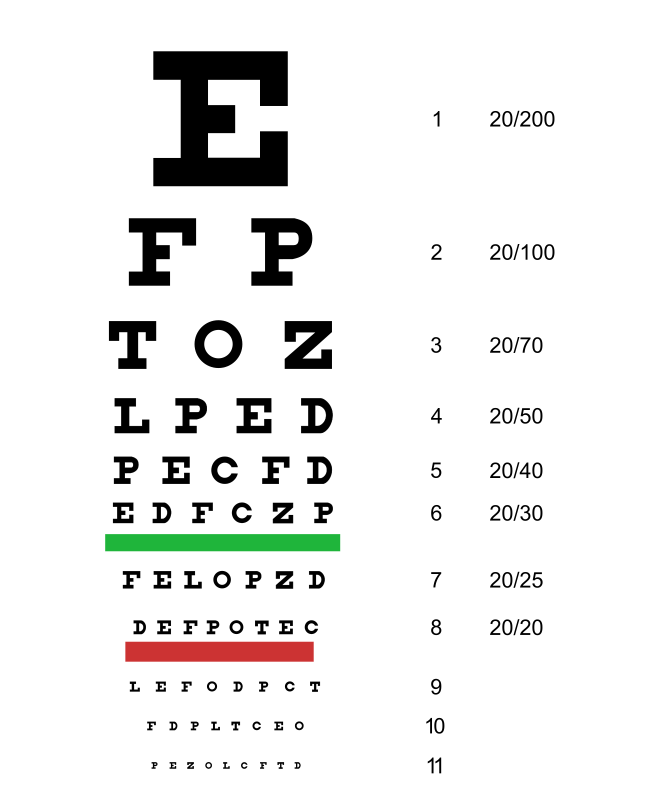
#> input picture images/Snellen_chart.png, 1303 x 1624 px (shown at 1/2 size)
$ jupyter execute Geometric_Defocus.ipynb
#> lines starting #> are read from the running program, lines starting #| are printed output that depends on the picture; after the words box and inside, x2 and y2 are one past the last pixel; in counts of white or black regions, pixels touching at a corner belong together
## Theoretical Myopic and Hyperopic Defocus

Note that this section is not in Goodman and is just me deriving things.

In order to obtain a clear image at infinity, a photo-detector must be placed behind a lens at the distance where parallel incoming rays converge. By photo-detector we mean any image capturing device, such as a CCD, a film, or a bioligical retina. When the photo-detector is placed too close or too far, the image will start to become blurry. But how blurry exactly?

Since we want our results to generalize to the human eye, we also need to track index of refractions carefully. We use a simplified model as follows. Light starts in free space, passes through a lens with focal length $f$ and aperture diameter $d$, passes into a new material with index-of-refraction $n$, then travels a distance $z=L+\Delta L$ before hitting a photo-detector, where $L$ is the true convergence distance and $\Delta L$ is the error in photo-detector placement.

For a photo-detector placed at the convergence distance $L$, each angle of incoming light should theoretically converge to an infinitesimal point. However, the incorrect placement at $\Delta L$ causes light to spread out into a cone with angle $\alpha$ and vertical spread $\Delta y$. For small angles we have $\alpha = \Delta y / \Delta L$.

By ray-tracing the edges of this cone back through the convergence point $L$ towards the aperture edge $d$, we can also see that $\alpha = d/L$. Combining the two equations lets us elminate $\alpha$ and derive an expression for $\Delta y$:

$$\Delta y = d \frac{\Delta L}{L}$$

However, knowing the spread on a photo-detector in distance units isn't particularly useful, as intuitively the coordinates in an image have angular units. To convert this to an angular spread, we need to relate photo-detector positions to incoming ray angles.

Suppose we are at a height $y$ on the photo-detector. The angle of origination $\theta$ can be derived from a ray of light that passes through the free-space focal point, intersects a height $y$ on the lens, then travels straight towards the photo-detector. The index-of-refraction has no effect, since the ray is straight after passing through the lens. Since the lens inverts the image, we have the following relation:

$$\theta = -y/f$$

This relation implies the angular spread is given by:

$$\Delta \theta = -\frac{1}{f} \Delta y = -\frac{d}{f} \frac{\Delta L}{L}$$

This is useful as it relates errors in angular resolution to errors in axial length. However, an even more useful relation would with respect to errors in correction power. For instance, suppose we were curious what the world looked like with 0.25D of myopic blur. How would we calculate that?

Recall the definition of corrective power:

$$P = \frac{1}{f}$$

We need to write this in terms of $L$ in order to derive how errors in $\Delta L$ relate to errors in $\Delta P$. Therefore we need to derive a relation between $f$ and $L$.

Suppose an incoming straight ray intersects the lens at height $y$. Let $\theta_0$ be the angle it would have bent in free space, and $\theta$ be the true angle in the new medium. Assuming small angles we have:

$$\theta_0 = \frac{y}{f}, \theta = \frac{y}{L}$$

We can relate these two angles using Snells Law:

$$\theta_0 = n \theta$$

This implies:

$$\frac{y}{f} = n \frac{y}{L} \implies \frac{1}{f} = \frac{n}{L}$$

Therefore the relation between $P$ and $L$ becomes:

$$P = \frac{n}{L}$$

We can use this expression to relate errors in photo-detector distance to errors in corrective power. By taking the derivative and approximating with differentials we get the following:

$$\frac{dP}{dL} = -\frac{n}{L^2}$$

$$\Delta P = -\frac{n}{L} \frac{\Delta L}{L}$$

$$\frac{\Delta L}{L} = -\frac{L}{n} \Delta P = -f \Delta P$$

Substituting this into the expression for $\Delta \theta$ gives us a nice simplified expression:

$$\Delta \theta
= d \Delta P$$

According to Google the pupil size is anywhere from 2-8mm depending on lighting conditions. When converting this equation into arc-minutes we get around 3.4 arc-minutes per (mm diopter), so a quarter diopter of refractive error would result in around 1.7 - 6.9 arc-minutes of angular blur depending on lighting conditions. This seems about right, given the 20/20 line is 5 arc-minutes tall, and anecdotally people can read 20/20 with slight under-correction in bright lighting but not dim lighting.

# Simulating Myopic Defocus

The image below is an example of a Snellen Chart taken from the [Reduced Lens Wiki](https://wiki.reducedlens.org/wiki/Snellen_chart). The 20/20 line in this chart is 28 pixels tall and represents 5 arc-minutes of blur. Therefore we can use a 28/5 ratio when scaling arc-minutes into pixels to do a blur convolution. It's possible to do custom convolutions in python with [opencv](https://opencv24-python-tutorials.readthedocs.io/en/latest/py_tutorials/py_imgproc/py_filtering/py_filtering.html#d-convolution-image-filtering).

[cell 1]
import cv2
import numpy as np
import math
from matplotlib import pyplot as plt

img = cv2.imread('images/Snellen_chart.png')
#> img is the input picture: shape (1624, 1303, 3); mean B, G, R 235.9, 236.8, 236.7

pupils = [.002, .004, .008]
diopters = 0.25
rad2am = 360 / (2*np.pi) * 60
am2px = 28/5
epsilon = 1e-8

plt.figure(figsize=(12,15), dpi=200)
plt.subplot(221),plt.imshow(img),plt.title('Original')
plt.xticks([]), plt.yticks([])

for i,pupil in enumerate(pupils):
    d = int(pupil * diopters * rad2am * am2px)
    kernel = np.zeros((d,d),np.float32)
    delta = 2/(d-1)
    x,y = np.mgrid[-1:1+epsilon:delta, -1:1+epsilon:delta]
    kernel[(x**2+y**2<=1)] = 1
    kernel /= kernel.sum()
    dst = cv2.filter2D(img,-1,kernel)
    plt.subplot(220+i+2),plt.imshow(dst),plt.title(f'pupil diameter = {int(pupil*1000)}mm')
    plt.xticks([]), plt.yticks([])
#> this loop made 3 passes
#> pass 1, `dst = cv2.filter2D(img,-1,kernel)`:
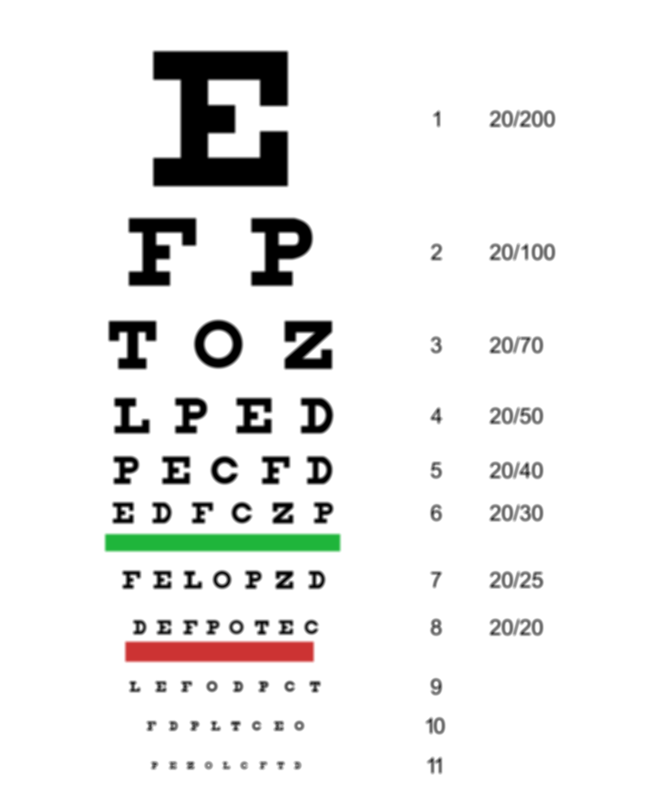
#> dst: shape (1624, 1303, 3) (shown at 1/2 size); mean B, G, R 235.9, 236.8, 236.7
#> pass 2, `dst = cv2.filter2D(img,-1,kernel)`:
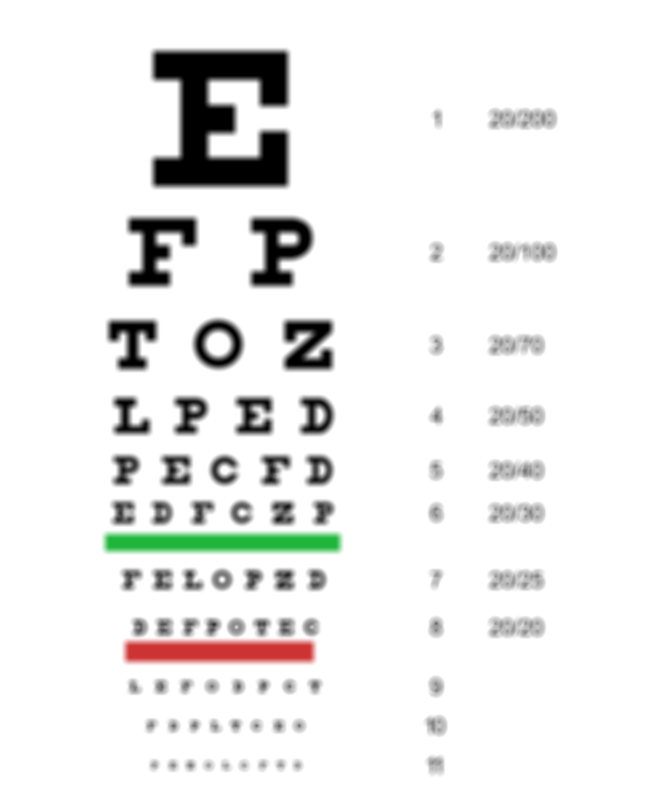
#> dst: shape (1624, 1303, 3) (shown at 1/2 size); mean B, G, R 235.9, 236.8, 236.7
#> pass 3, `dst = cv2.filter2D(img,-1,kernel)`:
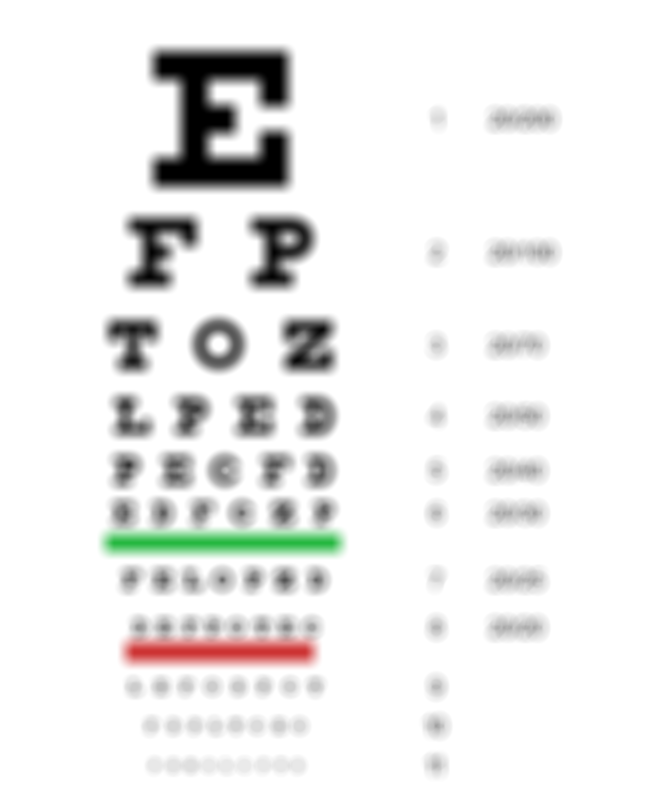
#> dst: shape (1624, 1303, 3) (shown at 1/2 size); mean B, G, R 235.9, 236.8, 236.7
#> after the loop:
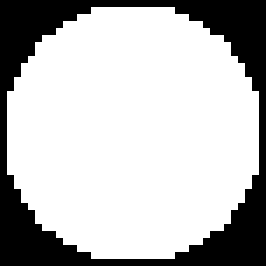
#> kernel: shape (38, 38) float32 (shown 7 times larger); values 0 (black) and 0.000943 (white), 73.4% white; 1 black region, box (x1, y1, x2, y2) and area: (0, 0, 38, 38) 384
plt.suptitle('Quarter Diopter of Myopic Error', fontsize=16)
plt.tight_layout()
plt.savefig('images/myopic_defocus.png')
#> figure, not shown here; B, G, R data is drawn as R, G, B
plt.show()

# Pure Astigmatic Defocus

The geometric argument above is the same for astigmatism, in which we assume only a single directional axis has error $\Delta \theta$ while the perpendicular axis is in focus. We can simulate astigmatic refractive error by placing a convex cylindrical lens behind a correctly focusing lens. Note the aperture is still a circle, even though the extra lens bends light cylindrically.

If the cylinder applies correction along an axis $\phi$, note that the all points on the perpendicular axis $\phi+\pi/2$ which pass through the middle of the cylindrical lens still focus correctly. This means the convolution, while line-segment shaped, does not have equal weighting throughout the line. Rather, weights along the line segment are proportional to the chord length of the perpendicular axis $\sqrt{r^2-h^2}$. Note this is different to the myopic case, where every point on the circle had the same weight.

[cell 2]
import cv2
import numpy as np
from matplotlib import pyplot as plt
from scipy.ndimage import gaussian_filter

img = cv2.imread('images/Snellen_chart.png')

pupils = [.002, .004, .008]
diopters = 0.25
rad2am = 360 / (2*np.pi) * 60
am2px = 28/5
epsilon = 1e-8

plt.figure(figsize=(12,15), dpi=200)
plt.subplot(221),plt.imshow(img),plt.title('Original')
plt.xticks([]), plt.yticks([])

for i,pupil in enumerate(pupils):
    d = int(pupil * diopters * rad2am * am2px/2)*2+1 # make it an odd number
    center = int((d-1)/2)
    kernel = np.zeros((d,d),np.float32)

    delta = 2/(d-1)
    x,y = np.mgrid[-1:1+epsilon:delta, -1:1+delta:delta]

    # horizontal
    kernel[center,:] = 1
    weight = np.sqrt(1-y**2)

    # vertical
    # kernel[:,center] = 1
    # weight = np.sqrt(1-x**2)

    # diagonal
    # kernel[x==-y] = 1
    # kernel[(x**2+y**2)>=1] = 0
    # weight = np.sqrt(np.abs(1-x**2-y**2))

    kernel *= weight
    kernel /= kernel.sum()
    dst = cv2.filter2D(img,-1,kernel)
    plt.subplot(220+i+2),plt.imshow(dst),plt.title(f'pupil diameter = {int(pupil*1000)}mm')
    plt.xticks([]), plt.yticks([])
#> this loop made 3 passes
#> pass 2, `dst = cv2.filter2D(img,-1,kernel)`:
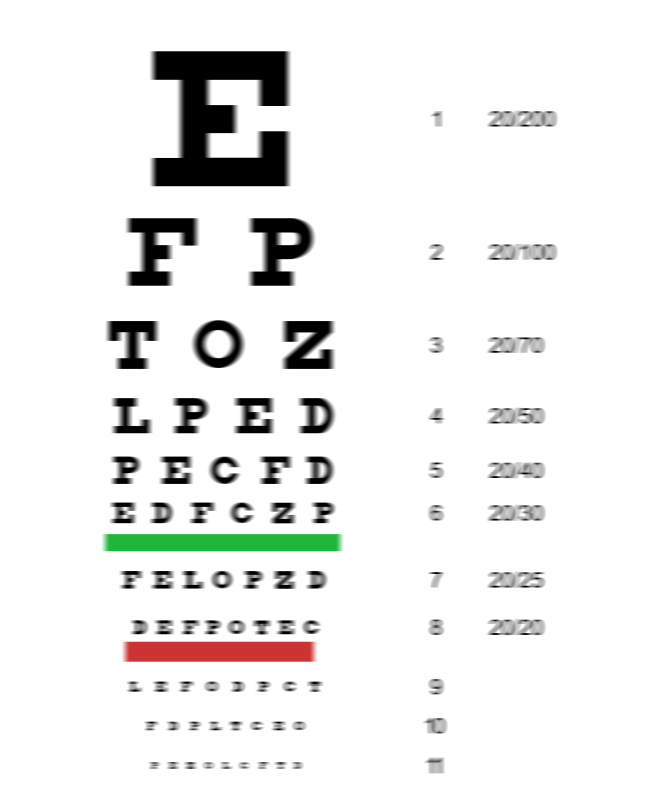
#> dst: shape (1624, 1303, 3) (shown at 1/2 size); mean B, G, R 235.9, 236.8, 236.7
#> pass 3, `dst = cv2.filter2D(img,-1,kernel)`:
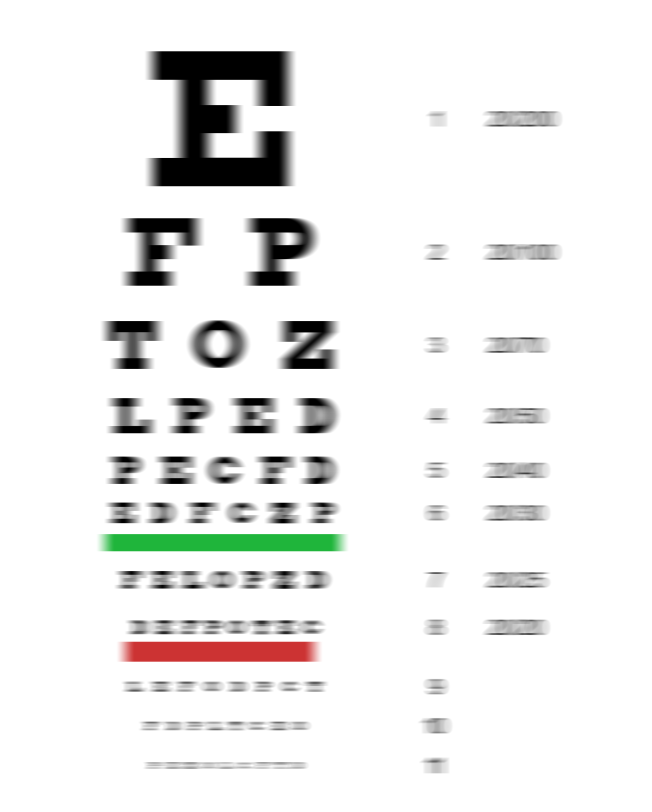
#> dst: shape (1624, 1303, 3) (shown at 1/2 size); mean B, G, R 235.9, 236.8, 236.7
plt.suptitle('Quarter Diopter of Astigmatic Error', fontsize=16)
plt.tight_layout()
plt.savefig('images/astigmatic_defocus.png')
#> figure, not shown here; B, G, R data is drawn as R, G, B
plt.show()

# Combining Sph and Cyl

One way to combine arbitrary sph and cyl is to solve the problem numerically. The strategy is to divide the aperture into an NxN grid and calculate the aberration $\Delta \theta_x$ and $\Delta \theta_y$ for each point on the aperture $r<d/2$, then compute the 2D histogram of all these aberrations in pixel units. This 2D histogram is the blur kernel, as it provides a weighted count of how many pixels to blur each point in each direction.

Some interesting cases include pure cyl at off-angles, combined cyl+sph, and opposing cyl+sph. If cyl and sph are opposed and of equal magnitude, the net effect is to rotate the cyl axis by 90 degrees and flip its sign. If cyl and sph are opposed and of equal spherical equivalent (cyl=2*sph), the net effect is a round blur, but composed of a myopic direction and hyperopic direction. Since this notebook assumes no chromatic abberation, myopic and hyperopic blur are indistinguishable, but an actual eye could potentially distinguish these using LCA (Longitudinal Chromatic Aberration).

[cell 3]
import cv2
import numpy as np
import matplotlib.pyplot as plt

fig, axs = plt.subplots(4, 2, figsize=(16, 32))

d = .004 # pupil diameter
N = 1001

rad2am = 360 / (2*np.pi) * 60
am2px = 28/5
epsilon = 1e-8

img = cv2.imread('images/Snellen_chart.png')

def plot(sph_err, cyl_err, cyl_ax_deg, ax_kernel, ax_snellen):
    cyl_ax = cyl_ax_deg * (2*np.pi/360)

    # input number is the axis of rotation of the cylindrical lens
    # blur direction is 90 degree offset
    # minus sign comes from flipping doctor's perspective to patient's perspective
    blur_angle = np.pi/2 - cyl_ax

    r = d/2
    dx = d/(N-1)
    x,y = np.mgrid[-r:r:dx, -r:r:dx]

    aperture = np.zeros((N,N), dtype=int)
    aperture[np.sqrt(x**2+y**2)<=r] = 1

    # sph
    ab_x_sph = x * sph_err * rad2am * am2px
    ab_y_sph = y * sph_err * rad2am * am2px

    # cyl
    phi = np.arctan2(y,x)
    dist = np.sqrt(x**2+y**2) * np.cos(phi-blur_angle)
    ab_x_cyl = dist*np.cos(blur_angle) * cyl_err * rad2am * am2px
    ab_y_cyl = dist*np.sin(blur_angle) * cyl_err * rad2am * am2px

    # epsilon helps provide straight lines in cases of 0 or 90 which introduce asymmetrical ~1e-16 errors
    ab_x = ab_x_sph + ab_x_cyl + epsilon
    ab_y = ab_y_sph + ab_y_cyl + epsilon

    max_x = np.ceil(np.abs(ab_x)).max()
    max_y = np.ceil(np.abs(ab_y)).max()
    max_px = int(max(max_x, max_y))
    bins = (np.linspace(-max_px, max_px, max_px*2+1), np.linspace(-max_px, max_px, max_px*2+1))

    ab, x_edges, y_edges = np.histogram2d(ab_x.flatten()[aperture.flatten()==1], ab_y.flatten()[aperture.flatten()==1], bins=bins)

    # convert to cartesian
    # see https://numpy.org/doc/stable/reference/generated/numpy.histogram2d.html
    ab = ab.T

    x_edges_am = x_edges / am2px
    y_edges_am = y_edges / am2px
    ax_kernel.pcolormesh(x_edges_am, y_edges_am, ab)
    ax_kernel.set_title(f'convolution kernel (sph={sph_err}, cyl={cyl_err}, ax={cyl_ax_deg})')
    ax_kernel.set_xlabel('X blur (arc-minutes)')
    ax_kernel.set_ylabel('Y blur (arc-minutes)')

    kernel = ab / ab.sum()
    dst = cv2.filter2D(img,-1,kernel[:, ::-1])
    ax_snellen.imshow(dst)
    ax_snellen.set_title(f'snellen (sph={sph_err}, cyl={cyl_err}, ax={cyl_ax_deg})')
    ax_snellen.set_xticks([])
    ax_snellen.set_yticks([])

sph_errs = [0.25, 0, -0.25, -0.5]
cyl_errs = [0.5, 0.5, 0.5, 0.5]
cyl_ax_deg = 50

for i, (sph_err, cyl_err) in enumerate(zip(sph_errs, cyl_errs)):
    plot(sph_err, cyl_err, cyl_ax_deg, axs[i,0], axs[i,1])
#> this loop made 4 passes
#> pass 1, in plot, `dst = cv2.filter2D(img,-1,kernel[:, ::-1])`:
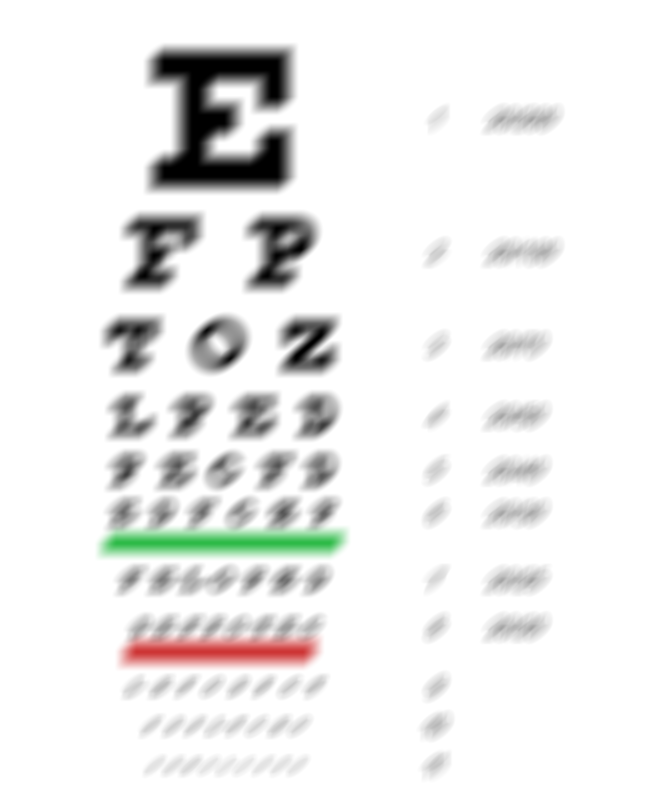
#> dst: shape (1624, 1303, 3) (shown at 1/2 size); mean B, G, R 235.9, 236.8, 236.7
#> pass 2, in plot (call 2), `dst = cv2.filter2D(img,-1,kernel[:, ::-1])`:
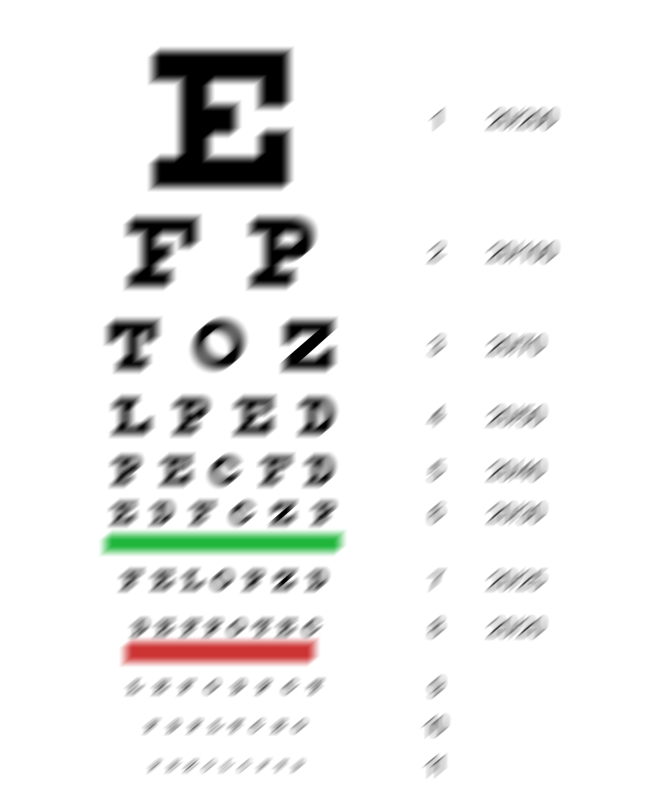
#> dst: shape (1624, 1303, 3) (shown at 1/2 size); mean B, G, R 235.9, 236.8, 236.7

plt.suptitle('Blur for different sph with cyl=-0.5, ax=50, pupil=4mm', y=0.92, fontsize=24)
plt.savefig('images/combined_sph_cyl_defocus.png')
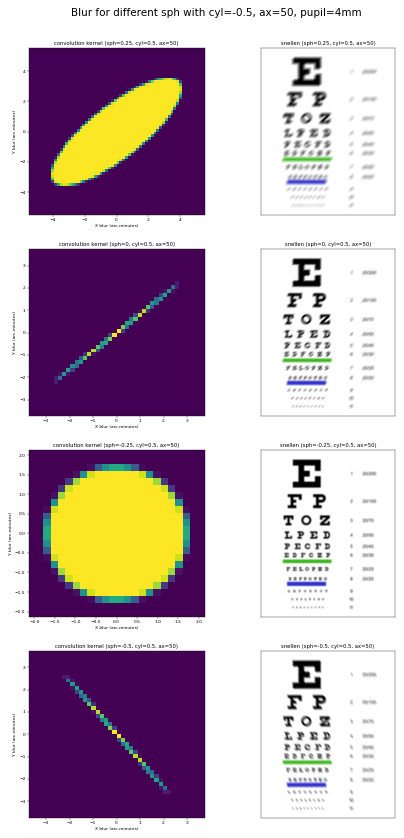
#> figure drawn by matplotlib, 8 panels; B, G, R data is drawn as R, G, B
plt.show()
